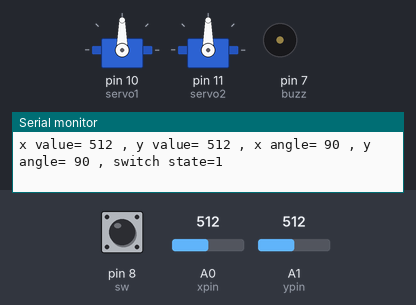
Simulated run of this sketch. Board: Arduino Uno, built with avr-gcc and run on an emulated ATmega328P. On the bench: 2 × servo, buzzer (waves = sounding, pin HIGH), the last lines printed to the serial monitor. The inputs (shaded band) are chosen by the test bench; at power-on: A0 (xpin) = 512, A1 (ypin) = 512, pin 8 (sw) HIGH.

Above: at 1.2 s.
1.3 s: A0 (xpin) set to 0
At 2.7 s:
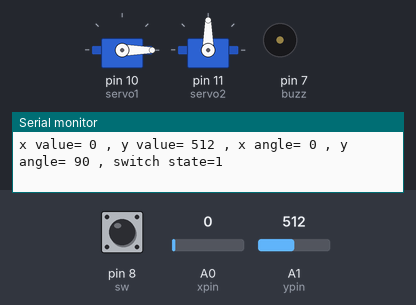
3.0 s: A1 (ypin) set to 0
At 4.2 s:
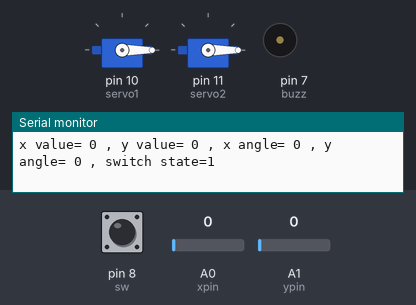
4.5 s: pin 8 (sw) pulled LOW for 0.3 s
At 5.0 s:
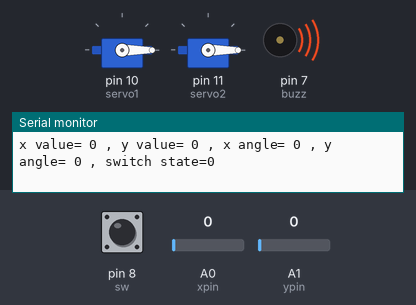
6.6 s: A0 (xpin) set to 122
At 7.5 s:
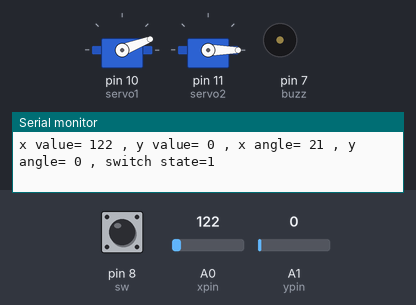
8.1 s: A1 (ypin) set to 122
At 8.9 s:
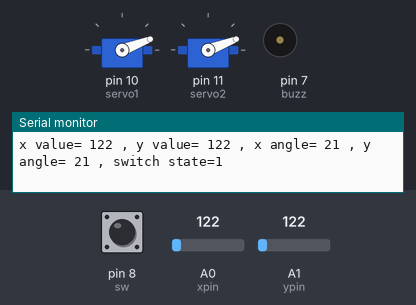
9.6 s: A0 (xpin) set to 553
At 10.9 s:
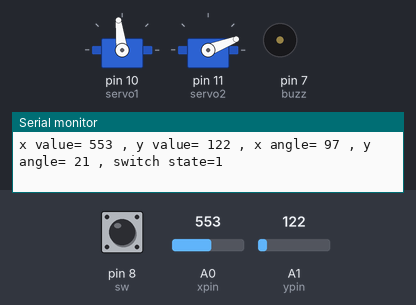
11.2 s: A0 (xpin) set to 582
Timing chart, 0 to 13.8 s (numbered marks = the images above; inputs shaded):
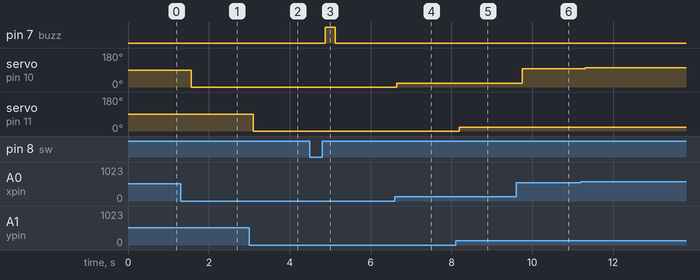

The sketch:

joystick_servo_miniproject.ino
```cpp
#include<Servo.h>

int xpin=A0;
int ypin=A1;
int sw=8;
int xval;
int yval;
int swval;
int dt=250;

int servo1=10;
int servo2=11;
int buzz=7;
int Xangle;
int Yangle;

Servo myservo1;
Servo myservo2;

void setup() {
  // put your setup code here, to run once:
  Serial.begin(9600);
  pinMode(xpin,INPUT);
  pinMode(ypin,INPUT);
  pinMode(sw,INPUT);
  pinMode(servo1,OUTPUT);
  pinMode(servo2,OUTPUT);
  pinMode(buzz,OUTPUT);
  myservo1.attach(servo1);
  myservo2.attach(servo2);

  digitalWrite(sw,HIGH);

}

void loop() {
  // put your main code here, to run repeatedly:
  xval=analogRead(xpin);
Xangle=(180./1023.)*xval;
myservo1.write(Xangle);

yval=analogRead(ypin);
Yangle=(180./1023.)*yval;
myservo2.write(Yangle);

swval=digitalRead(sw);
delay(dt);

Serial.print("x value= ");
Serial.print(xval);
Serial.print(" , y value= ");
Serial.print(yval);
Serial.print(" , x angle= ");
Serial.print(Xangle);
Serial.print(" , y angle= ");
Serial.print(Yangle);
Serial.print(" , switch state=");
Serial.println(swval);

if(swval==0){
  digitalWrite(buzz,HIGH);

}
else{
    digitalWrite(buzz,LOW);

}

}
```

Measured:
- after the input at 1.3 s, servo on pin 10 (servo1): 90° → 0° after 0.26 s
- after the input at 3.0 s, servo on pin 11 (servo2): 90° → 0° after 0.10 s
- after the input at 4.5 s, pin 7 (buzz): LOW → HIGH after 0.37 s, → LOW 0.25 s later
- after the input at 6.6 s, servo on pin 10 (servo1): 0° → 21° after 0.05 s
- after the input at 8.1 s, servo on pin 11 (servo2): 0° → 21° after 0.09 s
- after the input at 9.6 s, servo on pin 10 (servo1): 21° → 97° after 0.15 s
- after the input at 11.2 s, servo on pin 10 (servo1): 97° → 102° after 0.11 s
